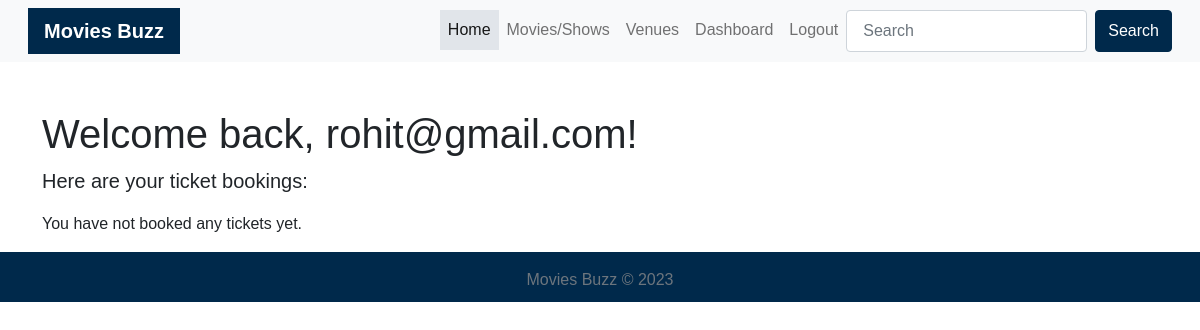
Page /dashboard/4 (signed in) on the earlier database version.
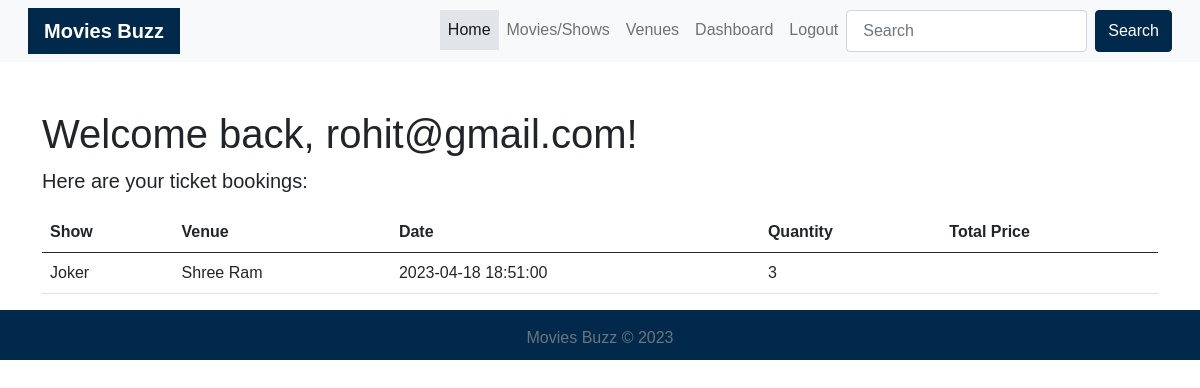
Same page on the later database version.
### model.py (models this page shows)
class User(db.Model):
    id = db.Column(db.Integer, primary_key=True)
    email = db.Column(db.String(120), unique=True, nullable=False)
    password = db.Column(db.String(60), nullable=False)
    tickets = db.relationship('Ticket', backref='user', lazy=True)

class Ticket(db.Model):
    id = db.Column(db.Integer, primary_key=True)
    show_id = db.Column(db.Integer, db.ForeignKey('show.id'), nullable=False)
    user_id = db.Column(db.Integer, db.ForeignKey('user.id'), nullable=False)
    quantity = db.Column(db.Integer, nullable=False)

class Show(db.Model):
    id = db.Column(db.Integer, primary_key=True)
    name = db.Column(db.String, nullable=False)
    rating = db.Column(db.String, nullable=False)
    tags = db.Column(db.String, nullable=False)
    price = db.Column(db.String, nullable=False)
    start_time = db.Column(db.DateTime, nullable=False)
    poster = db.Column(db.Text, unique = True, nullable=False)
    mimetype = db.Column(db.Text, nullable=False)
    venue_id = db.Column(db.Integer, db.ForeignKey('venue.id'), nullable=False)
    tickets = db.relationship('Ticket', backref='show', lazy=True)

class Venue(db.Model):
    id = db.Column(db.Integer, primary_key=True)
    name = db.Column(db.String(50), nullable=False)
    address = db.Column(db.String(100), nullable=False)
    capacity = db.Column(db.Integer(), nullable=False)
    shows = db.relationship('Show', backref='venue', lazy=True)

### app.py (the view)
@app.route('/dashboard/<int:user_id>')
def user_dashboard(user_id):
    if not session.get('user_id'):
        return redirect(url_for('login'))
    user = User.query.filter_by(id=session['user_id']).first()
    tickets = Ticket.query.filter_by(user_id=user_id).all()
    return render_template('user_dashboard.html', user=user, tickets=tickets)

### templates/user_dashboard.html
{% extends "base.html" %}
{% block content %}
  <div class="container mt-5">
    <h1>Welcome back, {{ user.email }}!</h1>
    <p class="lead">Here are your ticket bookings:</p>
    {% if tickets %}
      <table class="table">
        <thead>
          <tr>
            <th scope="col">Show</th>
            <th scope="col">Venue</th>
            <th scope="col">Date</th>
            <th scope="col">Quantity</th>
            <th scope="col">Total Price</th>
          </tr>
        </thead>
        <tbody>
          {% for ticket in tickets %}
            <tr>
              <td>{{ ticket.show.name }}</td>
              <td>{{ ticket.show.venue.name }}</td>
              <td>{{ ticket.show.start_time.strftime('%Y-%m-%d %H:%M:%S') }}</td>
              <td>{{ ticket.quantity }}</td>
              <td>{{ ticket.total_price }}</td>
            </tr>
          {% endfor %}
        </tbody>
      </table>
    {% else %}
      <p>You have not booked any tickets yet.</p>
    {% endif %}
  </div>
{% endblock %}

### templates/base.html (shortened to what this page needs)
<!DOCTYPE html>
<html>
<head>
    <link rel="stylesheet" href="https://cdnjs.cloudflare.com/ajax/libs/bootstrap/5.0.2/css/bootstrap.min.css">
    <link rel="stylesheet" href="{{ url_for('static', filename='css/style.css') }}">
</head>
<body>
<nav class="navbar navbar-expand-lg navbar-light bg-light">
  <div class="container-fluid">
    <a class="navbar-brand" href="/">Movies Buzz</a>
    <div class="collapse navbar-collapse" id="navbarNav">
      <ul class="navbar-nav ms-auto">
        <li class="nav-item">
          <a class="nav-link active" aria-current="page" href="/">Home</a>
        </li>
        <li class="nav-item">
          <a class="nav-link" href="/movies">Movies/Shows</a>
        </li>
        <li class="nav-item">
          <a class="nav-link" href="/venue">Venues</a>
        </li>
        {% if 'user_id' in session %}
          <a class="nav-link" href="{{ url_for('user_dashboard', user_id=session.user_id) }}">Dashboard</a>
        <li class="nav-item">
          <a class="nav-link" href="/logout">Logout</a>
        </li>
        {% endif %}
        <form class="d-flex" action="{{ url_for('search_results') }}" method="GET">
          <input class="form-control me-2" type="search" placeholder="Search" aria-label="Search" name="query">
          <button class="btn btn-outline-success" type="submit">Search</button>
        </form>
      </ul>
    </div>
  </div>
</nav>
{% block content %}
{% endblock %}
<footer class="footer mt-auto py-3">
  <div class="container text-center">
    <span class="text-muted">Movies Buzz &copy; 2023</span>
  </div>
</footer>

### static/css/style.css (style rules this page uses)
body { font-family: Arial, sans-serif; font-size: 16px; }
nav.navbar { padding: 0.5rem 1rem; }
nav.navbar .navbar-brand { background-color: #00294b; padding: 0.5rem 1rem; color: #fff; font-weight: bold; }
nav.navbar .nav-link.active, nav.navbar .nav-link:hover { background-color: #e1e5ea; }
nav.navbar .form-control { padding: 0.5rem 1rem; margin-right: 0.5rem; }
nav.navbar .btn-outline-success { background-color: #00294b; border-color: #00294b; color: #fff; }
footer { position: relative; margin-top: auto; bottom: 0; width: 100%; height: 50px; background-color: #00294b; color: white; text-align: center; }

Differences in the rows shown:
added Ticket: show.name "Joker", show.venue.name "Shree Ram", show.start_time "2023-04-18 18:51:00", quantity "3"
Other differences:
text no longer shown: "You have not booked any tickets yet."
text now shown: "Show Venue Date Quantity Total Price"
